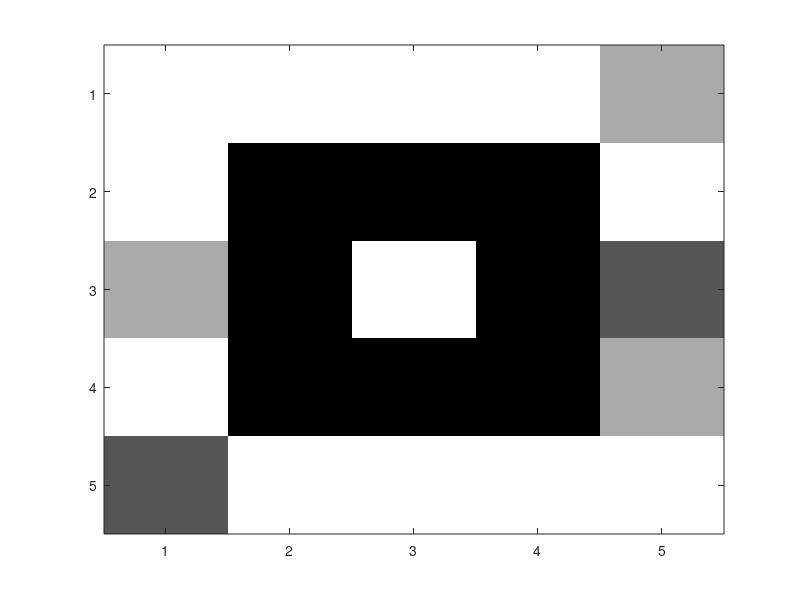
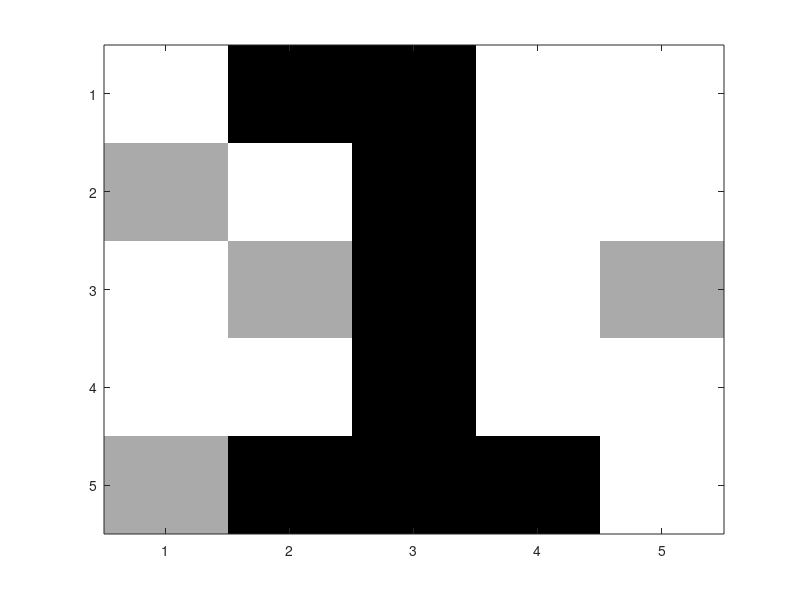
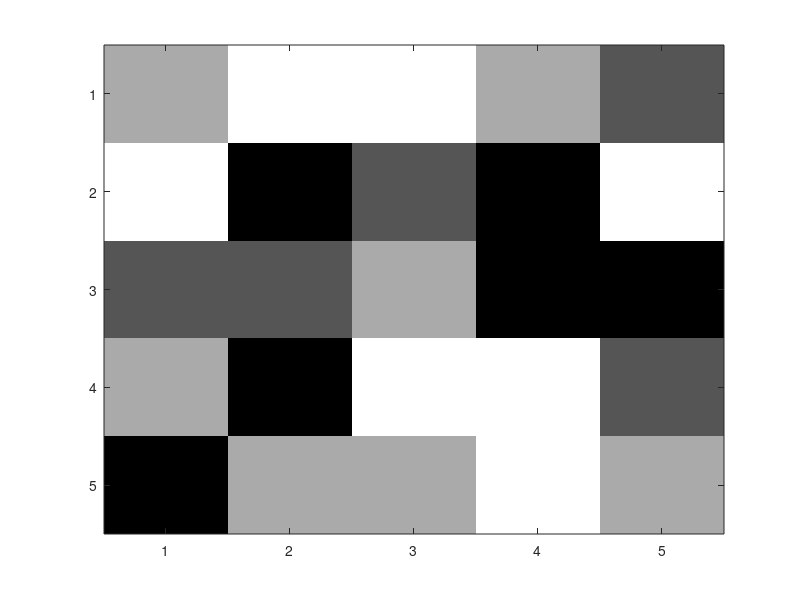
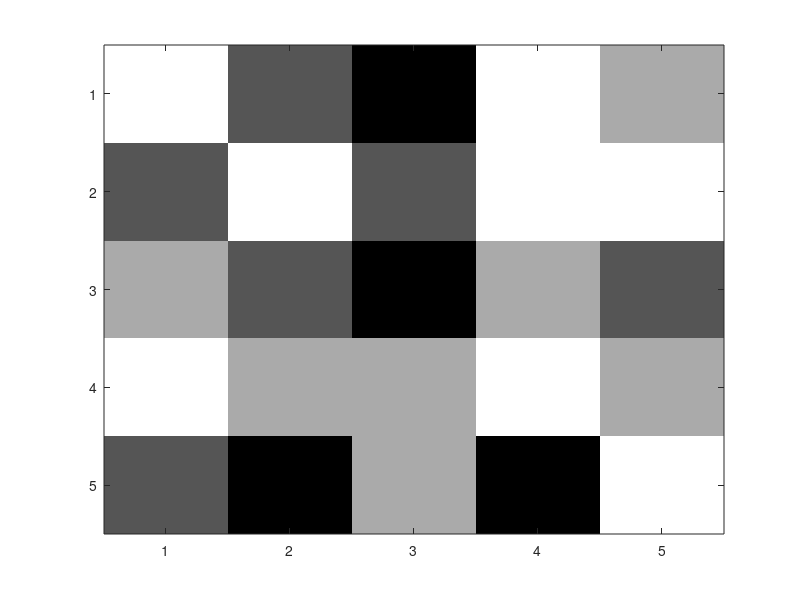

These figures' MATLAB source, in order:

initial_weights_n1 = [ 1 0 0 1 2; 0 3 2 3 0; 2 2 1 3 3; 1 3 0 0 2; 3 1 1 0 1 ]
initial_weights_n2 = [ 0 2 3 0 1; 2 0 2 0 0; 1 2 3 1 2; 0 1 1 0 1; 2 3 1 3 0 ]


learnt_n1 = [0 0 0 0 1; 0 3 3 3 0; 1 3 0 3 2; 0 3 3 3 1; 2 0 0 0 0 ] 
learnt_n2 = [0 3 3 0 0; 1 0 3 0 0; 0 1 3 0 1; 0 0 3 0 0; 1 3 3 3 0 ]

figure(1);
imagesc(learnt_n1)
colormap(flipud(gray))

figure(2);
imagesc(learnt_n2)
colormap(flipud(gray))

figure(3);
imagesc(initial_weights_n1)
colormap(flipud(gray))

figure(4);
imagesc(initial_weights_n2)
colormap(flipud(gray))
